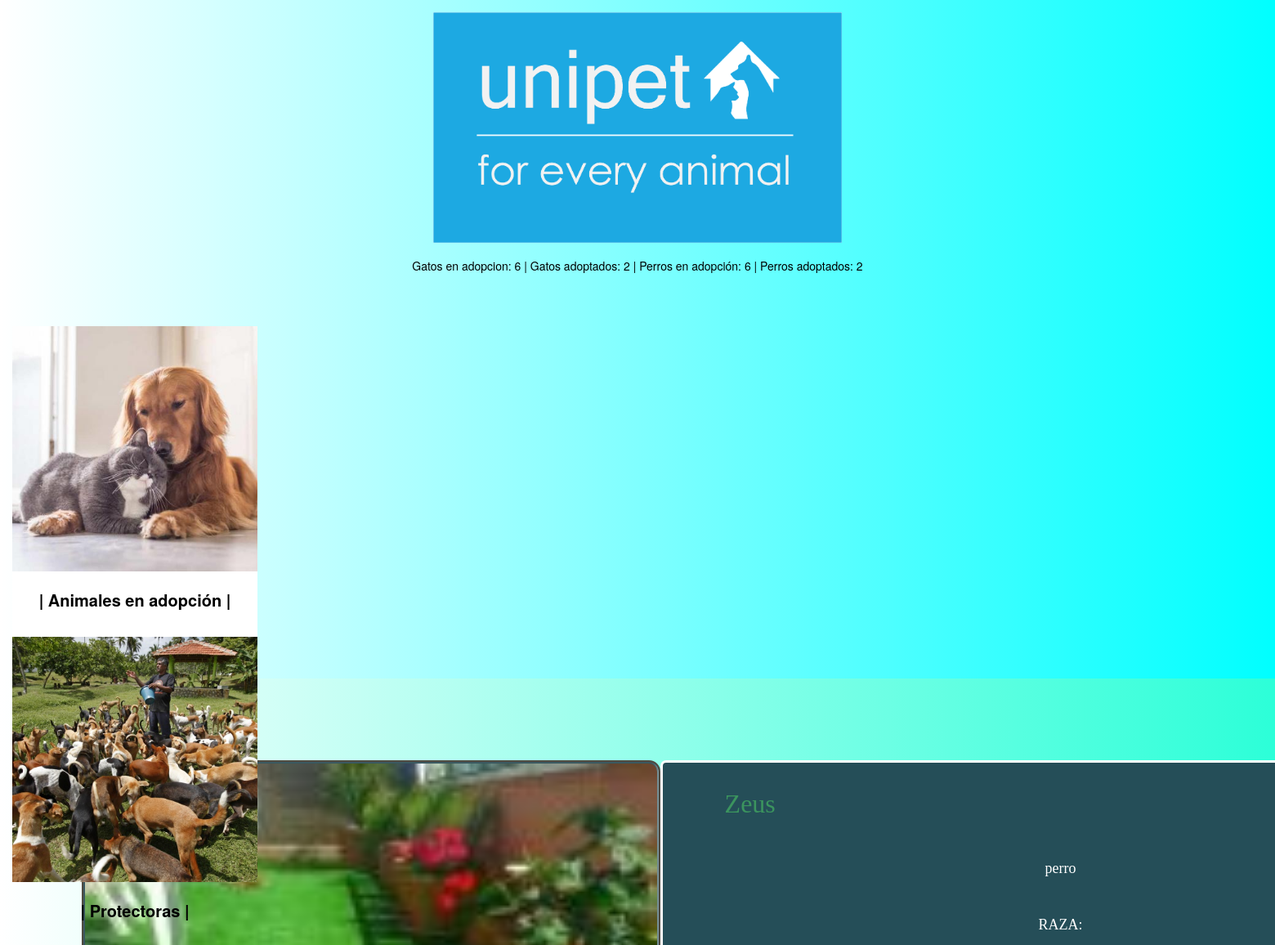
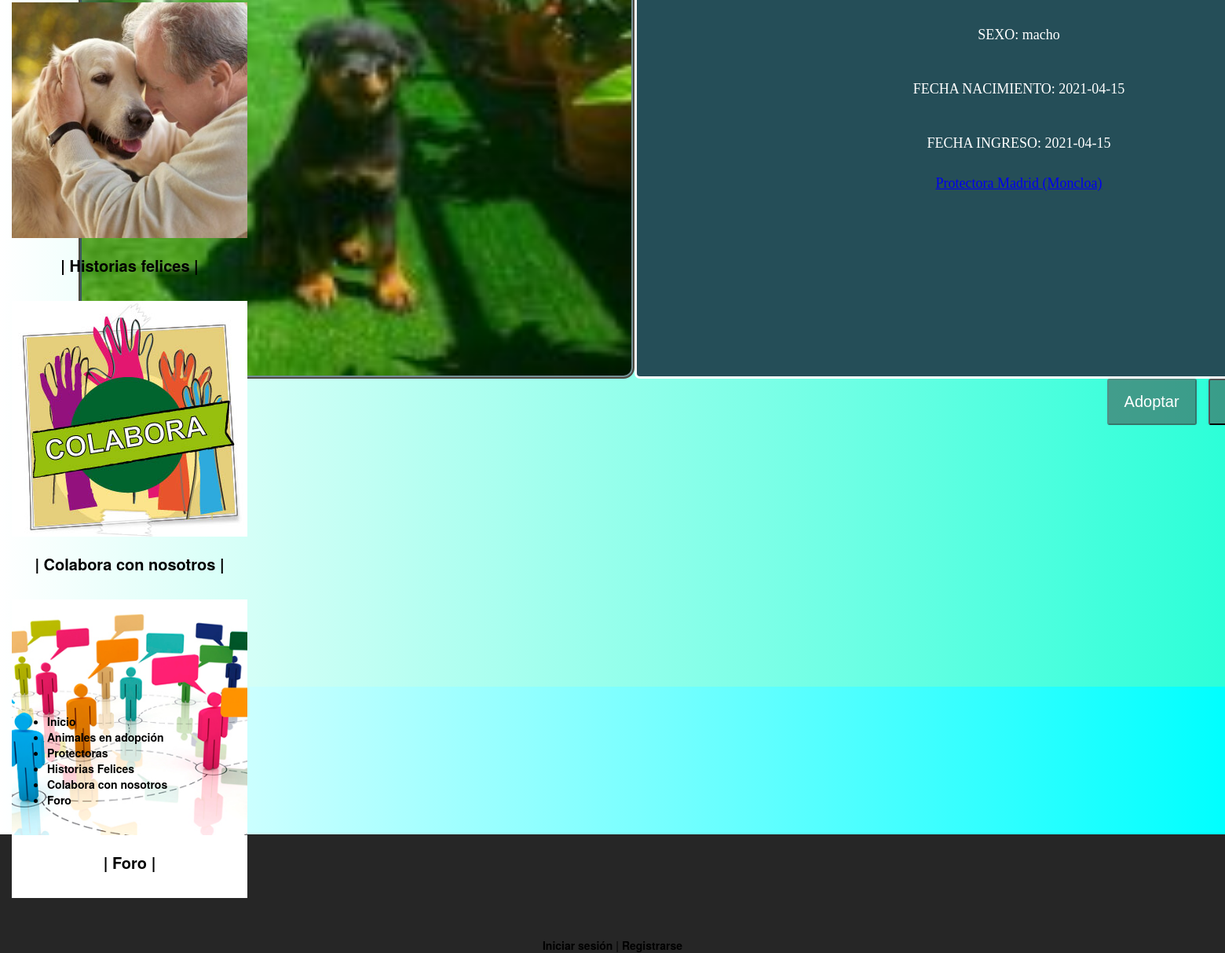
/perfil_animal.php?id=15, run on the app's committed database (2 pictures, top to bottom).
### tables this page shows
CREATE TABLE `animales` (
  `ID` int(9) NOT NULL,
  `nombre` varchar(20) NOT NULL,
  `nacimiento` date DEFAULT NULL,
  `tipo` enum('perro','gato') NOT NULL,
  `raza` varchar(20) DEFAULT NULL,
  `sexo` enum('macho','hembra') NOT NULL,
  `peso` decimal(3,1) DEFAULT NULL,
  `ingreso` date NOT NULL,
  `protectora` int(9) NOT NULL,
  `historia` text DEFAULT NULL,
  `ID_usuario` int(9) DEFAULT NULL,
  `urgente` tinyint(1) NOT NULL
);

CREATE TABLE `protectoras` (
  `ID` int(9) NOT NULL,
  `nombre` varchar(40) NOT NULL,
  `direccion` varchar(50) NOT NULL,
  `telefono` int(9) NOT NULL
);

### includes/Animal.php (called while the page is built, shortened)
<?php
class Animal
{
    public static function buscaPorID($idAnimal)
    {
       $app = Aplicacion::getSingleton();
       $conn = $app->conexionBd();
       $query = sprintf("SELECT * FROM animales WHERE ID='%s' ", $idAnimal);
       $rs = $conn->query($query);
       if($rs && $rs->num_rows == 1){
           $fila = $rs->fetch_assoc();
           $animal = new Animal($fila['ID'], $fila['nombre'],
                                $fila['nacimiento'], $fila['tipo'], $fila['raza'],
                                $fila['sexo'], $fila['peso'],
                                $fila['ingreso'], $fila['protectora'],
                                $fila['historia'], $fila['ID_usuario'], $fila['urgente']);
        return $animal;
       }
       return false;
    }
private $id;
private $nombre;
private $nacimiento;
private $tipo;
private $sexo;
private $fecha_ingreso;
private $id_propietario;
private function __construct($id, $nombre, $nacimiento,
                             $tipo, $raza, $sexo, $peso,
                             $fecha_ingreso, $protectora,
                              $historia_feliz, $id_propietario, $urgente)
{
   $this->id = $id;
   $this->nombre = $nombre;
   $this->nacimiento = $nacimiento;
   $this->tipo = $tipo;
   $this->sexo = $sexo;
   $this->fecha_ingreso = $fecha_ingreso;
   $this->id_propietario = $id_propietario;
}
public function getId()
{
return $this->id;
}
public function getNombre()
{
return $this->nombre;
}
public function getNacimiento()
{
return $this->nacimiento;
}
public function getTipo()
{
return $this->tipo;
}
public function getSexo()
{
return $this->sexo;
}
public function getFecha_ingreso()
{
return $this->fecha_ingreso;
}
public function getId_propietario()
{
return $this->id_propietario;
}
}

### includes/Protectora.php (called while the page is built, shortened)
<?php
class Protectora
    {
        public static function buscaProtectoraPorId($id){
			$app = Aplicacion::getSingleton();
			$conn = $app->conexionBd();
            $query = sprintf("SELECT * FROM protectoras WHERE id='%s' ", $id);
            $rs = $conn->query($query);
            if($rs && $rs->num_rows == 1){
                $fila = $rs->fetch_assoc();
                $user = new Protectora($id, $fila['nombre'],
                                     $fila['direccion'], $fila['telefono']
                                    );
             return $user;
            }
            return false;
        }
    private $id;
    private $nombre;
    private function __construct($id, $nombre, $direccion, $telefono){
        $this->id = $id;
        $this->nombre = $nombre;
    }
    public function getID()
    {
        return $this->id;
    }
    public function getNombre()
    {
        return $this->nombre;
    }
    }

### includes/usuarioUtils.php (called while the page is built, shortened)
<?php
function estaLogado()
{
  return (isset($_SESSION["login"]) && ($_SESSION["login"] == true));
}

### perfil_animal.php (the view, shortened to what this page needs)
<?php
require_once __DIR__ . '/includes/usuarioUtils.php';
$contenidoPrincipal = '<link rel="stylesheet" type="text/css" href="perfil.css" />';
$idSes = $_GET['id'];
$contenidoPrincipal.= "<div id='perfilanimalcontenedor'>";
$animal = es\ucm\fdi\aw\Animal::buscaPorID($idSes);
if ($animal == null) $contenidoPrincipal .= "<h2> No se ha encontrado con ningún animal  </h2>";
else {
    $protectora = es\ucm\fdi\aw\Protectora::buscaProtectoraPorId($animal->getProtectora());
	if(file_exists(FICHERO_IMGANI.'/'.$animal->getID().'.jpg')){
        $contenidoPrincipal .= "<div id='contenedorImagen'>";
		$contenidoPrincipal .= "<img class='perfilAnimal' src=img/ani/".$animal->getID().".jpg alt=Foto animal".$animal->getID()."/>";
	}
    $contenidoPrincipal .= "</div>";
    $contenidoPrincipal .= "<div id='perfilAnimalDerecha'>";
        $contenidoPrincipal .= "<div id='cabeceraDatos'>";
            $contenidoPrincipal .= "<div id='contenedorNameAnimal'>";
                 $contenidoPrincipal .=  "<p> " . $animal->getNombre() . "</p>";
            $contenidoPrincipal .= "</div>";
         $contenidoPrincipal .= "</div>";
    $contenidoPrincipal .= "<div id='contenedorDatosAnimal'>";
        $contenidoPrincipal .=  "<p> " . $animal->getTipo() . " </p>";
        $contenidoPrincipal .=    "<p> RAZA: " . $animal->getRaza() . " </p>";
        $contenidoPrincipal .=    "<p> SEXO: " . $animal->getSexo() . " </p>";
        $contenidoPrincipal .=    "<p> FECHA NACIMIENTO: " . $animal->getNacimiento() . " </p>";
        $contenidoPrincipal .=    "<p> FECHA INGRESO: " . $animal->getFecha_ingreso() . " </p>";
        if ($protectora == null) $contenidoPrincipal .=    "<p> PROTECTORA: Este animal no se encuentra en ninguna protectora o ha habido un error, contacte con un voluntario para más información </p>";
        else $contenidoPrincipal .=    '<a href = "protectora.php?id=' . $protectora->getID() . '">' . $protectora->getNombre() . '</a>';
    $contenidoPrincipal .="</div>";
    $contenidoPrincipal .="</div>";
    $contenidoPrincipal .="</div>";
    $contenidoPrincipal .= "<div id='botonesContenedor'>";
    if ($animal->getId_propietario() != null) {
        $usuario = es\ucm\fdi\aw\Usuario::buscaPorID_usuario($animal->getId_propietario());
        $contenidoPrincipal .= "<p> Historia feliz: " . $animal->getHistoria_feliz() . "</p>";
        $contenidoPrincipal .= "<p> Adoptado por  " . $usuario->getNombre() . "</p>";
        $contenidoPrincipal .= "<button type='button' class='boton' disabled>Adoptar</button>";
        $contenidoPrincipal .= "<button type='button'  class='boton'botondisabled>Apadrinar</button>";
        $contenidoPrincipal .= "<p> El animal está adoptado</p>";
    } else {
        if (estaLogado() && $animal->getId_propietario() == null) {
            $contenidoPrincipal .= <<<EOS
        <form action="adoption.php">
	    <input type="hidden" name="id" value="{$idSes}" />
            <input type="submit" class='boton' value="Adoptar" />
        <button class='boton' type="button">Apadrinar</button>
EOS;
            if ($_SESSION["tipo"] == "voluntario" || $_SESSION["tipo"] == "veterinario") {
                $contenidoPrincipal .= " <a class='boton' href=fichaVista.php?id={$idSes}> Ficha Medica</a>";
            }
            if ($_SESSION["tipo"] == "voluntario") {
                $contenidoPrincipal .= <<<EOS
                <a class='boton' href=modificaPerfilAnimal.php?id={$idSes}> Editar perfil</a>
            </div>
        </div>
EOS;
            }
        } else {
            $contenidoPrincipal .= <<<EOS
            <button type="button" class="boton" disabled>Adoptar</button>
            <button type="button" class="boton">Apadrinar</button>
            <p> No estas logueado</p>
            </div>
        </div>
EOS;
        }
    }
}
require __DIR__ . '/includes/plantillas/plantilla.php';

### css/estilo.css (style rules this page uses)
body { background-color: #8993be; }

### css/cabecera.css (style rules this page uses)
body { background: #262626; font-family: Helvetica Neue, Helvetica, Arial, sans-serif; font-size: 14px; color: #000; margin: 0; padding: 0; }

### perfil.css (style rules this page uses)
#perfilanimalcontenedor { display:flex; flex-direction: row; flex-wrap: wrap; flex-grow:1; }
#contenedorImagen { display:flex; flex-direction: column; }
#contenedorImagen .perfilAnimal { border: 2px solid #4f4a41; padding: 2px; border-radius: 1em; height: 50em; width: 50em; background-color: #254e58; box-shadow:inset 2px 2px 4px rgba(120, 120, 120, .4), inset -3px -3px 3px rgba(255,255,255,.4); }
#cabeceraDatos { display:flex; flex-direction: row; align-items: center; align-content: center; flex-wrap: wrap; gap:10%; }
#contenedorNameAnimal { display:flex; color:#3b945e; font-size:xx-large; padding-left: 2cm; }
#contenedorDatosAnimal { display: flex; border-radius:0.5em; font-size: large; color: white; flex-grow: 1; flex-direction: column; gap: 2%; align-items: center; flex-wrap: wrap; }
#perfilAnimalDerecha { display:flex; flex-direction: column; flex-wrap: wrap; border-radius:0.5em; background-color: #254e58; border: 3px solid white; flex-grow: 1; }
#botonesContenedor { display: flex; justify-content: flex-end; flex-grow: 1; padding-bottom: 1em; }
#botonesContenedor .boton { text-decoration: none; background-color: rgba(70, 63, 63, 0.507); color: white; font-size: 1.25rem; padding: 1rem 1.25rem; border-radius: 3px; margin-right: 0.75em; flex-shrink: 0; transition: 0.3s ease-in; }

### data on the page
animales: nombre "Zeus", tipo "perro", sexo "macho", nacimiento "2021-04-15", ingreso "2021-04-15"
protectoras: nombre "Protectora Madrid (Moncloa)"
